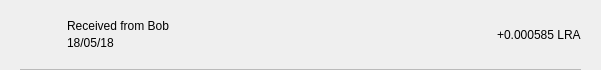
<?xml version="1.0" encoding="UTF-8"?>
<ui version="4.0">
 <class>TxRow</class>
 <widget class="QWidget" name="TxRow">
  <property name="geometry">
   <rect>
    <x>0</x>
    <y>0</y>
    <width>601</width>
    <height>70</height>
   </rect>
  </property>
  <property name="minimumSize">
   <size>
    <width>0</width>
    <height>40</height>
   </size>
  </property>
  <property name="windowTitle">
   <string>Form</string>
  </property>
  <layout class="QVBoxLayout" name="verticalLayout_3">
   <property name="spacing">
    <number>0</number>
   </property>
   <property name="leftMargin">
    <number>0</number>
   </property>
   <property name="topMargin">
    <number>0</number>
   </property>
   <property name="rightMargin">
    <number>0</number>
   </property>
   <property name="bottomMargin">
    <number>0</number>
   </property>
   <item>
    <widget class="QWidget" name="rowContainer" native="true">
     <layout class="QVBoxLayout" name="verticalLayout_2">
      <property name="spacing">
       <number>9</number>
      </property>
      <property name="leftMargin">
       <number>20</number>
      </property>
      <property name="topMargin">
       <number>9</number>
      </property>
      <property name="rightMargin">
       <number>20</number>
      </property>
      <property name="bottomMargin">
       <number>0</number>
      </property>
      <item>
       <widget class="QFrame" name="frame">
        <property name="styleSheet">
         <string notr="true">border:none;</string>
        </property>
        <property name="frameShape">
         <enum>QFrame::StyledPanel</enum>
        </property>
        <property name="frameShadow">
         <enum>QFrame::Raised</enum>
        </property>
        <layout class="QHBoxLayout" name="horizontalLayout" stretch="0,2,0">
         <property name="leftMargin">
          <number>0</number>
         </property>
         <property name="topMargin">
          <number>0</number>
         </property>
         <property name="rightMargin">
          <number>0</number>
         </property>
         <property name="bottomMargin">
          <number>0</number>
         </property>
         <item>
          <widget class="QPushButton" name="icon">
           <property name="focusPolicy">
            <enum>Qt::NoFocus</enum>
           </property>
           <property name="styleSheet">
            <string notr="true">border:none;</string>
           </property>
           <property name="text">
            <string/>
           </property>
           <property name="iconSize">
            <size>
             <width>28</width>
             <height>28</height>
            </size>
           </property>
          </widget>
         </item>
         <item>
          <layout class="QVBoxLayout" name="verticalLayout">
           <property name="spacing">
            <number>3</number>
           </property>
           <property name="leftMargin">
            <number>9</number>
           </property>
           <item>
            <widget class="QLabel" name="lblAddress">
             <property name="styleSheet">
              <string notr="true"/>
             </property>
             <property name="text">
              <string>Received from Bob</string>
             </property>
             <property name="alignment">
              <set>Qt::AlignBottom|Qt::AlignLeading|Qt::AlignLeft</set>
             </property>
            </widget>
           </item>
           <item>
            <widget class="QLabel" name="lblDate">
             <property name="styleSheet">
              <string notr="true"/>
             </property>
             <property name="text">
              <string>18/05/18</string>
             </property>
             <property name="alignment">
              <set>Qt::AlignLeading|Qt::AlignLeft|Qt::AlignTop</set>
             </property>
            </widget>
           </item>
          </layout>
         </item>
         <item>
          <widget class="QLabel" name="lblAmount">
           <property name="styleSheet">
            <string notr="true"/>
           </property>
           <property name="text">
            <string>+0.000585 LRA</string>
           </property>
          </widget>
         </item>
        </layout>
       </widget>
      </item>
      <item>
       <widget class="QLabel" name="lblDivisory">
        <property name="minimumSize">
         <size>
          <width>0</width>
          <height>1</height>
         </size>
        </property>
        <property name="maximumSize">
         <size>
          <width>16777215</width>
          <height>1</height>
         </size>
        </property>
        <property name="styleSheet">
         <string notr="true">background-color:#bababa;</string>
        </property>
        <property name="text">
         <string/>
        </property>
        <property name="alignment">
         <set>Qt::AlignBottom|Qt::AlignLeading|Qt::AlignLeft</set>
        </property>
       </widget>
      </item>
     </layout>
    </widget>
   </item>
  </layout>
 </widget>
 <resources/>
 <connections/>
</ui>
